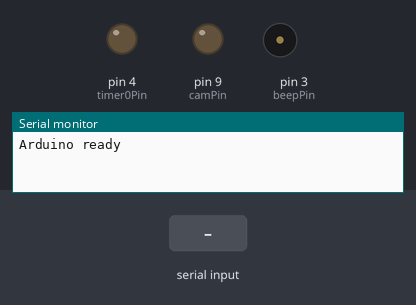
Recording of a sketch running on a simulated Arduino Uno, built with avr-gcc and run on an emulated ATmega328P. Parts: output pins drawn as LEDs (lit = HIGH), buzzer (waves = sounding, pin HIGH), the last lines printed to the serial monitor. The inputs (shaded band) are chosen by the test bench.

Above: at 1.2 s.
1.3 s: "START 1\n" received over Serial
At 1.9 s:
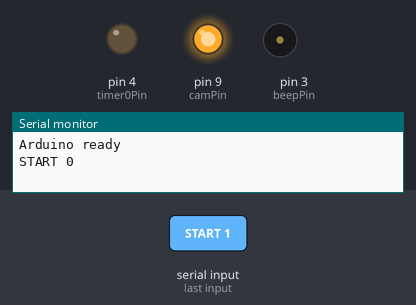
At 2.7 s:
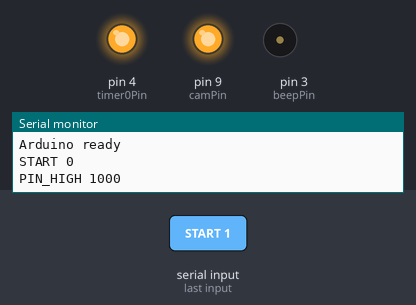
Timing chart, 0 to 6.8 s (numbered marks = the images above; inputs shaded):
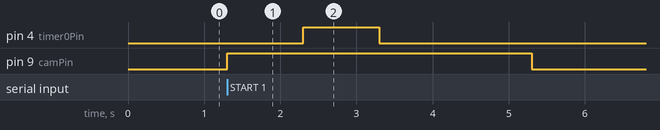

The sketch:

cam_beep_netControled_3Timers.ino
```cpp
// =====================
// Pin settings
// =====================
const int camPin    = 9;   // OC1A (Timer1) camera trigger
const int beepPin   = 3;   // OC2B (Timer2) beep
const int timer0Pin = 4;   // regular digital pin (Timer0: timed via millis)

// =====================
// Trial settings
// =====================
unsigned int  fps = 700;
unsigned long trialInterval = 0;   // TOTAL trial duration (ms)
unsigned long startTime = 0;
bool          running = false;

// =====================
// Timer parameters
// =====================
unsigned int prescalerT1 = 1024;
unsigned int prescalerT2 = 128;
float dutyCycleT1 = 0.1;
float dutyCycleT2 = 0.2;

// =====================
// Beep settings
// =====================
unsigned int beepFreq = 700;
bool beepRunning = false;
unsigned long beepStartTime = 0;
const unsigned long beepDuration = 100; // ms

// =====================
// Event flags
// =====================
bool pinHighTriggered = false;
bool pinLowTriggered  = false;
bool beepTriggered    = false;

// =====================
// Timestamp helper
// =====================
void sendTimestamp(const char* label, unsigned long elapsed) {
  Serial.print(label);
  Serial.print(" ");
  Serial.println(elapsed);
}

// =====================
// Timer1 prescaler
// =====================
void setTimer1Prescaler(unsigned int prescaler) {
  TCCR1B &= ~((1 << CS12) | (1 << CS11) | (1 << CS10));
  switch (prescaler) {
    case 1:    TCCR1B |= (1 << CS10); break;
    case 8:    TCCR1B |= (1 << CS11); break;
    case 64:   TCCR1B |= (1 << CS11) | (1 << CS10); break;
    case 256:  TCCR1B |= (1 << CS12); break;
    case 1024: TCCR1B |= (1 << CS12) | (1 << CS10); break;
  }
}

// =====================
// Parse START command
// =====================
bool parseStartCommand(String cmd) {
  // START <fps> <duration> <duty1> <duty2> <presc1> <presc2>
  cmd.trim();
  if (!cmd.startsWith("START")) return false;

  cmd = cmd.substring(5);
  cmd.trim();

  int   tempFps = -1;
  int   tempDuration = -1; // delay between pin LOW and beep (seconds)
  float tempDuty1 = -1;
  float tempDuty2 = -1;
  unsigned int tempPresc1 = prescalerT1;
  unsigned int tempPresc2 = prescalerT2;

  String token;
  int idx;

  idx = cmd.indexOf(' ');
  token = cmd.substring(0, idx); tempFps = token.toInt();
  cmd = cmd.substring(idx + 1); cmd.trim();

  idx = cmd.indexOf(' ');
  token = cmd.substring(0, idx); tempDuration = token.toInt();
  cmd = cmd.substring(idx + 1); cmd.trim();

  idx = cmd.indexOf(' ');
  token = cmd.substring(0, idx); token.replace(',', '.'); tempDuty1 = token.toFloat();
  cmd = cmd.substring(idx + 1); cmd.trim();

  idx = cmd.indexOf(' ');
  token = cmd.substring(0, idx); token.replace(',', '.'); tempDuty2 = token.toFloat();
  cmd = cmd.substring(idx + 1); cmd.trim();

  idx = cmd.indexOf(' ');
  token = cmd.substring(0, idx); tempPresc1 = token.toInt();
  cmd = cmd.substring(idx + 1); cmd.trim();

  tempPresc2 = cmd.toInt();

  if (tempFps > 0 && tempDuration >= 0 && tempDuty1 >= 0 && tempDuty2 >= 0) {
    fps = tempFps;
    dutyCycleT1 = tempDuty1;
    dutyCycleT2 = tempDuty2;
    prescalerT1 = tempPresc1;
    prescalerT2 = tempPresc2;

    // total trial = duration + 3 seconds
    trialInterval = (unsigned long)(tempDuration + 3) * 1000UL;
    return true;
  }

  return false;
}

// =====================
// Camera PWM (Timer1)
// =====================
void startCameraPWM(unsigned int fps, unsigned int prescaler, float duty) {
  TCCR1A = 0;
  TCCR1B = 0;
  TCNT1 = 0;

  unsigned long top = (16000000UL / ((unsigned long)prescaler * fps)) - 1;
  ICR1 = top;
  OCR1A = top * duty;

  TCCR1A |= (1 << COM1A1) | (1 << WGM11);
  TCCR1B |= (1 << WGM12) | (1 << WGM13);
  setTimer1Prescaler(prescaler);
}

void stopCameraPWM() {
  TCCR1A &= ~(1 << COM1A1);
  digitalWrite(camPin, LOW);
}

// =====================
// Beep PWM (Timer2)
// =====================
void startBeepPWM(unsigned int freq, unsigned int prescaler, float duty) {
  TCCR2A = 0;
  TCCR2B = 0;
  TCNT2 = 0;

  unsigned long top = (16000000UL / ((unsigned long)prescaler * freq)) - 1;
  if (top > 255) top = 255;

  OCR2A = (uint8_t)top;
  OCR2B = (uint8_t)(top * duty);

  TCCR2A |= (1 << COM2B1) | (1 << WGM21) | (1 << WGM20);
  TCCR2B |= (1 << WGM22);

  switch (prescaler) {
    case 1:   TCCR2B |= (1 << CS20); break;
    case 8:   TCCR2B |= (1 << CS21); break;
    case 32:  TCCR2B |= (1 << CS21) | (1 << CS20); break;
    case 64:  TCCR2B |= (1 << CS22); break;
    case 128: TCCR2B |= (1 << CS22) | (1 << CS20); break;
    case 256: TCCR2B |= (1 << CS22) | (1 << CS21); break;
    case 1024:TCCR2B |= (1 << CS22) | (1 << CS21) | (1 << CS20); break;
  }

  beepRunning = true;
}

void stopBeepPWM() {
  TCCR2A = 0;
  TCCR2B = 0;
  digitalWrite(beepPin, LOW);
  beepRunning = false;
}

// =====================
// SETUP
// =====================
void setup() {
  Serial.begin(115200);

  pinMode(camPin, OUTPUT);
  pinMode(beepPin, OUTPUT);
  pinMode(timer0Pin, OUTPUT);

  digitalWrite(camPin, LOW);
  digitalWrite(beepPin, LOW);
  digitalWrite(timer0Pin, LOW);

  Serial.println("Arduino ready");
}

// =====================
// LOOP
// =====================
void loop() {

  if (Serial.available()) {
    String cmd = Serial.readStringUntil('\n');
    cmd.trim();

    if (cmd.startsWith("START") && !running) {
      if (parseStartCommand(cmd)) {
        startTime = millis();
        running = true;

        pinHighTriggered = false;
        pinLowTriggered  = false;
        beepTriggered    = false;

        startCameraPWM(fps, prescalerT1, dutyCycleT1);
        sendTimestamp("START", 0);
      }
    }
  }

  if (running) {
    unsigned long elapsed = millis() - startTime;

    // t = 1s → pin HIGH
    if (!pinHighTriggered && elapsed >= 1000) {
      digitalWrite(timer0Pin, HIGH);
      pinHighTriggered = true;
      sendTimestamp("PIN_HIGH", elapsed);
    }

    // t = 2s → pin LOW
    if (!pinLowTriggered && elapsed >= 2000) {
      digitalWrite(timer0Pin, LOW);
      pinLowTriggered = true;
      sendTimestamp("PIN_LOW", elapsed);
    }

    // t = (duration + 2)s → beep
    if (!beepTriggered && elapsed >= (trialInterval - 1000)) {
      startBeepPWM(beepFreq, prescalerT2, dutyCycleT2);
      beepTriggered = true;
      beepStartTime = millis();
      sendTimestamp("BEEP", elapsed);
    }

    // stop beep
    if (beepRunning && millis() - beepStartTime >= beepDuration) {
      stopBeepPWM();
    }

    // end trial
    if (elapsed >= trialInterval) {
      stopCameraPWM();
      stopBeepPWM();
      running = false;

      sendTimestamp("END", elapsed);
      Serial.println("DONE");
    }
  }
}
```

Measured:
- after the input at 1.3 s, pin 4 (timer0Pin): LOW → HIGH after 1.0 s, → LOW 1.0 s later; pin 9 (camPin): LOW → HIGH at once, → LOW 4.0 s later
